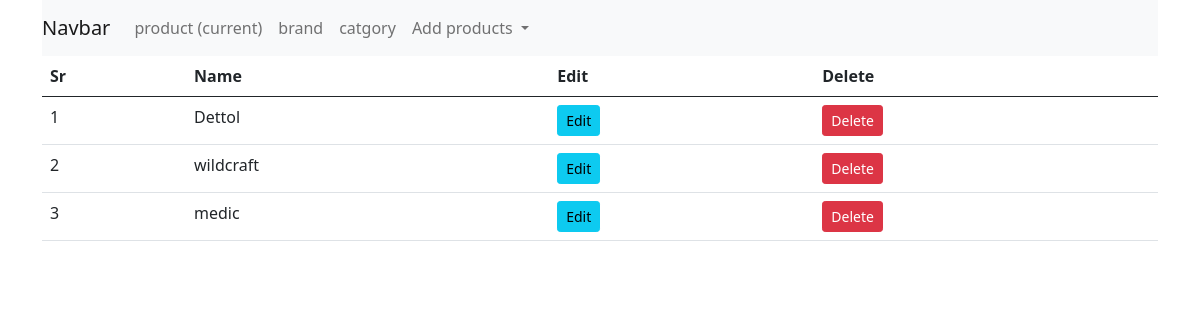
The app's page /brands (signed in) with its own data.
### shop/products/models.py (models this page shows, shortened)
class Brand(db.Model):
    id = db.Column(db.Integer, primary_key=True)
    name = db.Column(db.String(30), nullable=False,unique=True)

### shop/admin/routes.py (the view)
@app.route('/brands')
def brands():
    if 'email' not in session:
        flash('Please login first','danger')
        return redirect(url_for('login'))
    brands = Brand.query.order_by(Brand.id.desc()).all()
    return render_template('admin/brand.html', title='brands',brands=brands)

### shop/templates/admin/brand.html (shortened to what this page needs)
{% extends 'layout.html' %}
{% block content %}
<div class="container">
    <nav class="navbar navbar-expand-lg navbar-light bg-light">
        <a class="navbar-brand" href="{{url_for('admin')}}">Navbar</a>
        <div class="collapse navbar-collapse" id="navbarNavDropdown">
          <ul class="navbar-nav">
            <li class="nav-item active">
              <a class="nav-link" href="{{url_for('admin')}}">product <span class="sr-only">(current)</span></a>
            </li>
            <li class="nav-item">
              <a class="nav-link" href="{{url_for('brands')}}">brand</a>
            </li>
            <li class="nav-item">
              <a class="nav-link" href="{{url_for('category')}}">catgory</a>
            </li>
            <li class="nav-item dropdown">
              <a class="nav-link dropdown-toggle" href="#" id="navbarDropdownMenuLink" role="button" data-toggle="dropdown" aria-haspopup="true" aria-expanded="false">
                Add products
              </a>
            </li>
          </ul>
        </div>
      </nav>
</div>
<div class="container">
    <table class="table tbale-sm">
        <thead>
            <th>Sr</th>
            <th>Name</th>
            <th>Edit</th>
            <th>Delete</th>
        </thead>
        <tbody>
         {% if brands %}
          {% for brand in brands %}
          <tr>
            <td>{{loop.index}}</td>
            <td>{{ brand.name }}</td>
            <td><a href="{{url_for('updatebrand', id=brand.id)}}" class="btn btn-sm btn-info">Edit</a></td>
            <td><button type="button" class="btn btn-danger btn-sm" data-bs-toggle="modal" data-bs-target="#exampleModal-{{brand.id}}">
              Delete
            </button></td>
          </tr>
          {% endfor %}
          {% endif %}
        </tbody>
    </table>
</div>
{% endblock content %}

### records on screen
Brand: name "Dettol"
Brand: name "wildcraft"
Brand: name "medic"
